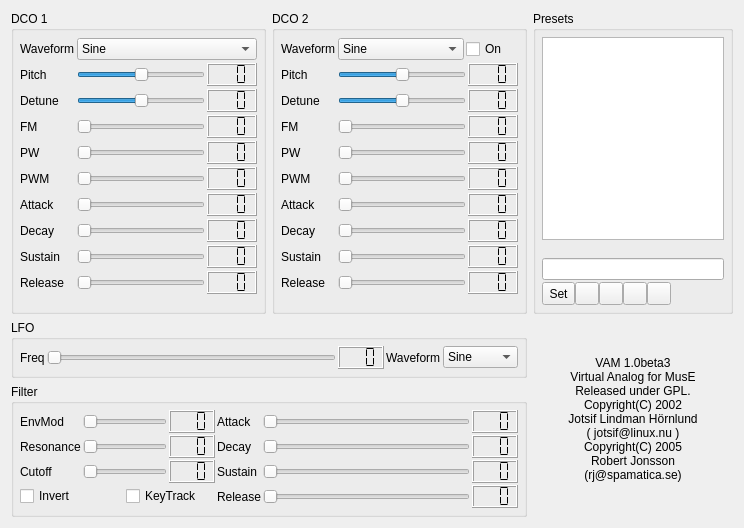
<?xml version="1.0" encoding="UTF-8"?>
<ui version="4.0">
 <class>VAMGuiBase</class>
 <widget class="QWidget" name="VAMGuiBase">
  <property name="enabled">
   <bool>true</bool>
  </property>
  <property name="geometry">
   <rect>
    <x>0</x>
    <y>0</y>
    <width>744</width>
    <height>528</height>
   </rect>
  </property>
  <property name="sizePolicy">
   <sizepolicy hsizetype="Preferred" vsizetype="Preferred">
    <horstretch>0</horstretch>
    <verstretch>0</verstretch>
   </sizepolicy>
  </property>
  <property name="windowTitle">
   <string>Virtual Analogue for MusE</string>
  </property>
  <layout class="QGridLayout">
   <property name="margin">
    <number>11</number>
   </property>
   <property name="spacing">
    <number>6</number>
   </property>
   <item row="1" column="0" colspan="2">
    <widget class="QGroupBox" name="GroupBox11">
     <property name="title">
      <string>LFO</string>
     </property>
     <layout class="QHBoxLayout">
      <property name="spacing">
       <number>2</number>
      </property>
      <property name="margin">
       <number>6</number>
      </property>
      <item>
       <widget class="QLabel" name="TextLabel3_5">
        <property name="text">
         <string>Freq</string>
        </property>
        <property name="wordWrap">
         <bool>false</bool>
        </property>
       </widget>
      </item>
      <item>
       <widget class="QSlider" name="FreqS">
        <property name="minimum">
         <number>0</number>
        </property>
        <property name="maximum">
         <number>255</number>
        </property>
        <property name="pageStep">
         <number>1</number>
        </property>
        <property name="orientation">
         <enum>Qt::Horizontal</enum>
        </property>
       </widget>
      </item>
      <item>
       <widget class="QLCDNumber" name="LCDNumber1_5">
        <property name="sizePolicy">
         <sizepolicy hsizetype="Preferred" vsizetype="Minimum">
          <horstretch>0</horstretch>
          <verstretch>0</verstretch>
         </sizepolicy>
        </property>
        <property name="digitCount">
         <number>3</number>
        </property>
        <property name="segmentStyle">
         <enum>QLCDNumber::Flat</enum>
        </property>
       </widget>
      </item>
      <item>
       <widget class="QLabel" name="TextLabel1_2_2">
        <property name="text">
         <string>Waveform</string>
        </property>
        <property name="wordWrap">
         <bool>false</bool>
        </property>
       </widget>
      </item>
      <item>
       <widget class="QComboBox" name="Waveform2_2">
        <item>
         <property name="text">
          <string>Sine</string>
         </property>
        </item>
        <item>
         <property name="text">
          <string>Pulse</string>
         </property>
        </item>
        <item>
         <property name="text">
          <string>Saw</string>
         </property>
        </item>
        <item>
         <property name="text">
          <string>Triangle</string>
         </property>
        </item>
       </widget>
      </item>
     </layout>
    </widget>
   </item>
   <item row="2" column="0" colspan="2">
    <widget class="QGroupBox" name="GroupBox12">
     <property name="title">
      <string>Filter</string>
     </property>
     <layout class="QGridLayout">
      <property name="margin">
       <number>6</number>
      </property>
      <property name="spacing">
       <number>2</number>
      </property>
      <item row="0" column="0">
       <widget class="QLabel" name="TextLabel3_5_3">
        <property name="text">
         <string>EnvMod</string>
        </property>
        <property name="wordWrap">
         <bool>false</bool>
        </property>
       </widget>
      </item>
      <item row="0" column="4">
       <widget class="QLabel" name="TextLabel3_3_2_5_2">
        <property name="text">
         <string>Attack</string>
        </property>
        <property name="wordWrap">
         <bool>false</bool>
        </property>
       </widget>
      </item>
      <item row="1" column="4">
       <widget class="QLabel" name="TextLabel3_3_2_2_2_2">
        <property name="text">
         <string>Decay</string>
        </property>
        <property name="wordWrap">
         <bool>false</bool>
        </property>
       </widget>
      </item>
      <item row="2" column="4">
       <widget class="QLabel" name="TextLabel3_3_2_3_2_2">
        <property name="text">
         <string>Sustain</string>
        </property>
        <property name="wordWrap">
         <bool>false</bool>
        </property>
       </widget>
      </item>
      <item row="3" column="4">
       <widget class="QLabel" name="TextLabel3_3_2_4_2_2">
        <property name="text">
         <string>Release</string>
        </property>
        <property name="wordWrap">
         <bool>false</bool>
        </property>
       </widget>
      </item>
      <item row="0" column="3">
       <widget class="QLCDNumber" name="LCDNumber1_5_3">
        <property name="sizePolicy">
         <sizepolicy hsizetype="Preferred" vsizetype="Minimum">
          <horstretch>0</horstretch>
          <verstretch>0</verstretch>
         </sizepolicy>
        </property>
        <property name="digitCount">
         <number>3</number>
        </property>
        <property name="segmentStyle">
         <enum>QLCDNumber::Flat</enum>
        </property>
       </widget>
      </item>
      <item row="0" column="6">
       <widget class="QLCDNumber" name="LCDNumber1_3_2_5_2">
        <property name="sizePolicy">
         <sizepolicy hsizetype="Preferred" vsizetype="Minimum">
          <horstretch>0</horstretch>
          <verstretch>0</verstretch>
         </sizepolicy>
        </property>
        <property name="digitCount">
         <number>3</number>
        </property>
        <property name="segmentStyle">
         <enum>QLCDNumber::Flat</enum>
        </property>
       </widget>
      </item>
      <item row="1" column="6">
       <widget class="QLCDNumber" name="LCDNumber1_3_2_2_2_2">
        <property name="sizePolicy">
         <sizepolicy hsizetype="Preferred" vsizetype="Minimum">
          <horstretch>0</horstretch>
          <verstretch>0</verstretch>
         </sizepolicy>
        </property>
        <property name="digitCount">
         <number>3</number>
        </property>
        <property name="segmentStyle">
         <enum>QLCDNumber::Flat</enum>
        </property>
       </widget>
      </item>
      <item row="2" column="6">
       <widget class="QLCDNumber" name="LCDNumber1_3_2_3_2_2">
        <property name="sizePolicy">
         <sizepolicy hsizetype="Preferred" vsizetype="Minimum">
          <horstretch>0</horstretch>
          <verstretch>0</verstretch>
         </sizepolicy>
        </property>
        <property name="digitCount">
         <number>3</number>
        </property>
        <property name="segmentStyle">
         <enum>QLCDNumber::Flat</enum>
        </property>
       </widget>
      </item>
      <item row="3" column="6">
       <widget class="QLCDNumber" name="LCDNumber1_3_2_4_2_2">
        <property name="sizePolicy">
         <sizepolicy hsizetype="Preferred" vsizetype="Minimum">
          <horstretch>0</horstretch>
          <verstretch>0</verstretch>
         </sizepolicy>
        </property>
        <property name="digitCount">
         <number>3</number>
        </property>
        <property name="segmentStyle">
         <enum>QLCDNumber::Flat</enum>
        </property>
       </widget>
      </item>
      <item row="1" column="3">
       <widget class="QLCDNumber" name="LCDNumber1_5_5">
        <property name="sizePolicy">
         <sizepolicy hsizetype="Preferred" vsizetype="Minimum">
          <horstretch>0</horstretch>
          <verstretch>0</verstretch>
         </sizepolicy>
        </property>
        <property name="digitCount">
         <number>3</number>
        </property>
        <property name="segmentStyle">
         <enum>QLCDNumber::Flat</enum>
        </property>
       </widget>
      </item>
      <item row="2" column="0">
       <widget class="QLabel" name="TextLabel1_3">
        <property name="text">
         <string>Cutoff</string>
        </property>
        <property name="wordWrap">
         <bool>false</bool>
        </property>
       </widget>
      </item>
      <item row="1" column="0">
       <widget class="QLabel" name="TextLabel3_5_5">
        <property name="text">
         <string>Resonance</string>
        </property>
        <property name="wordWrap">
         <bool>false</bool>
        </property>
       </widget>
      </item>
      <item row="3" column="0" colspan="2">
       <widget class="QCheckBox" name="FilterInvert">
        <property name="sizePolicy">
         <sizepolicy hsizetype="MinimumExpanding" vsizetype="Fixed">
          <horstretch>0</horstretch>
          <verstretch>0</verstretch>
         </sizepolicy>
        </property>
        <property name="text">
         <string>Invert</string>
        </property>
       </widget>
      </item>
      <item row="3" column="2" colspan="2">
       <widget class="QCheckBox" name="KeyTrack">
        <property name="sizePolicy">
         <sizepolicy hsizetype="Expanding" vsizetype="Fixed">
          <horstretch>0</horstretch>
          <verstretch>0</verstretch>
         </sizepolicy>
        </property>
        <property name="text">
         <string>KeyTrack</string>
        </property>
       </widget>
      </item>
      <item row="2" column="3">
       <widget class="QLCDNumber" name="LCDNumber1_5_5_2">
        <property name="sizePolicy">
         <sizepolicy hsizetype="Preferred" vsizetype="Minimum">
          <horstretch>0</horstretch>
          <verstretch>0</verstretch>
         </sizepolicy>
        </property>
        <property name="digitCount">
         <number>3</number>
        </property>
        <property name="segmentStyle">
         <enum>QLCDNumber::Flat</enum>
        </property>
       </widget>
      </item>
      <item row="0" column="1" colspan="2">
       <widget class="QSlider" name="EnvModS">
        <property name="minimum">
         <number>0</number>
        </property>
        <property name="maximum">
         <number>255</number>
        </property>
        <property name="pageStep">
         <number>1</number>
        </property>
        <property name="orientation">
         <enum>Qt::Horizontal</enum>
        </property>
       </widget>
      </item>
      <item row="1" column="1" colspan="2">
       <widget class="QSlider" name="ResS">
        <property name="minimum">
         <number>0</number>
        </property>
        <property name="maximum">
         <number>255</number>
        </property>
        <property name="pageStep">
         <number>1</number>
        </property>
        <property name="orientation">
         <enum>Qt::Horizontal</enum>
        </property>
       </widget>
      </item>
      <item row="2" column="1" colspan="2">
       <widget class="QSlider" name="CutoffS">
        <property name="maximum">
         <number>255</number>
        </property>
        <property name="pageStep">
         <number>1</number>
        </property>
        <property name="orientation">
         <enum>Qt::Horizontal</enum>
        </property>
        <property name="tickPosition">
         <enum>QSlider::NoTicks</enum>
        </property>
        <property name="tickInterval">
         <number>25</number>
        </property>
       </widget>
      </item>
      <item row="0" column="5">
       <widget class="QSlider" name="AttackS3">
        <property name="minimum">
         <number>0</number>
        </property>
        <property name="maximum">
         <number>255</number>
        </property>
        <property name="pageStep">
         <number>1</number>
        </property>
        <property name="orientation">
         <enum>Qt::Horizontal</enum>
        </property>
       </widget>
      </item>
      <item row="1" column="5">
       <widget class="QSlider" name="DecayS3">
        <property name="minimum">
         <number>0</number>
        </property>
        <property name="maximum">
         <number>255</number>
        </property>
        <property name="pageStep">
         <number>1</number>
        </property>
        <property name="orientation">
         <enum>Qt::Horizontal</enum>
        </property>
       </widget>
      </item>
      <item row="2" column="5">
       <widget class="QSlider" name="SustainS3">
        <property name="minimum">
         <number>0</number>
        </property>
        <property name="maximum">
         <number>255</number>
        </property>
        <property name="pageStep">
         <number>1</number>
        </property>
        <property name="orientation">
         <enum>Qt::Horizontal</enum>
        </property>
       </widget>
      </item>
      <item row="3" column="5">
       <widget class="QSlider" name="ReleaseS3">
        <property name="minimum">
         <number>0</number>
        </property>
        <property name="maximum">
         <number>255</number>
        </property>
        <property name="pageStep">
         <number>1</number>
        </property>
        <property name="orientation">
         <enum>Qt::Horizontal</enum>
        </property>
       </widget>
      </item>
     </layout>
    </widget>
   </item>
   <item row="0" column="2">
    <widget class="QGroupBox" name="GroupBox5_3">
     <property name="sizePolicy">
      <sizepolicy hsizetype="Preferred" vsizetype="Preferred">
       <horstretch>0</horstretch>
       <verstretch>0</verstretch>
      </sizepolicy>
     </property>
     <property name="maximumSize">
      <size>
       <width>200</width>
       <height>32767</height>
      </size>
     </property>
     <property name="title">
      <string>Presets</string>
     </property>
     <layout class="QGridLayout">
      <property name="margin">
       <number>6</number>
      </property>
      <property name="spacing">
       <number>2</number>
      </property>
      <item row="0" column="0">
       <widget class="QListWidget" name="presetList">
        <property name="sizePolicy">
         <sizepolicy hsizetype="MinimumExpanding" vsizetype="Expanding">
          <horstretch>0</horstretch>
          <verstretch>0</verstretch>
         </sizepolicy>
        </property>
        <property name="maximumSize">
         <size>
          <width>32767</width>
          <height>32767</height>
         </size>
        </property>
       </widget>
      </item>
      <item row="1" column="0">
       <widget class="QLabel" name="fileName">
        <property name="text">
         <string/>
        </property>
        <property name="wordWrap">
         <bool>false</bool>
        </property>
       </widget>
      </item>
      <item row="2" column="0">
       <widget class="QLineEdit" name="presetNameEdit">
        <property name="sizePolicy">
         <sizepolicy hsizetype="MinimumExpanding" vsizetype="Fixed">
          <horstretch>0</horstretch>
          <verstretch>0</verstretch>
         </sizepolicy>
        </property>
       </widget>
      </item>
      <item row="3" column="0">
       <layout class="QHBoxLayout">
        <property name="spacing">
         <number>0</number>
        </property>
        <property name="margin">
         <number>0</number>
        </property>
        <item>
         <widget class="QToolButton" name="presetSet">
          <property name="sizePolicy">
           <sizepolicy hsizetype="Preferred" vsizetype="Preferred">
            <horstretch>0</horstretch>
            <verstretch>0</verstretch>
           </sizepolicy>
          </property>
          <property name="toolTip">
           <string/>
          </property>
          <property name="text">
           <string>Set</string>
          </property>
         </widget>
        </item>
        <item>
         <widget class="QToolButton" name="loadPresets">
          <property name="sizePolicy">
           <sizepolicy hsizetype="Preferred" vsizetype="Preferred">
            <horstretch>0</horstretch>
            <verstretch>0</verstretch>
           </sizepolicy>
          </property>
          <property name="toolTip">
           <string>load preset list</string>
          </property>
          <property name="text">
           <string/>
          </property>
          <property name="icon">
           <iconset>
            <normaloff>image0</normaloff>image0</iconset>
          </property>
         </widget>
        </item>
        <item>
         <widget class="QToolButton" name="savePresetsToFile">
          <property name="toolTip">
           <string>save preset list</string>
          </property>
          <property name="text">
           <string/>
          </property>
          <property name="icon">
           <iconset>
            <normaloff>image1</normaloff>image1</iconset>
          </property>
         </widget>
        </item>
        <item>
         <widget class="QToolButton" name="savePresets">
          <property name="sizePolicy">
           <sizepolicy hsizetype="Preferred" vsizetype="Preferred">
            <horstretch>0</horstretch>
            <verstretch>0</verstretch>
           </sizepolicy>
          </property>
          <property name="toolTip">
           <string>save preset list to a new file</string>
          </property>
          <property name="text">
           <string/>
          </property>
          <property name="icon">
           <iconset>
            <normaloff>image2</normaloff>image2</iconset>
          </property>
         </widget>
        </item>
        <item>
         <widget class="QToolButton" name="deletePreset">
          <property name="toolTip">
           <string>delete preset</string>
          </property>
          <property name="text">
           <string/>
          </property>
          <property name="icon">
           <iconset>
            <normaloff>image3</normaloff>image3</iconset>
          </property>
         </widget>
        </item>
        <item>
         <spacer name="Spacer2">
          <property name="orientation">
           <enum>Qt::Horizontal</enum>
          </property>
          <property name="sizeType">
           <enum>QSizePolicy::Expanding</enum>
          </property>
          <property name="sizeHint" stdset="0">
           <size>
            <width>20</width>
            <height>20</height>
           </size>
          </property>
         </spacer>
        </item>
       </layout>
      </item>
     </layout>
    </widget>
   </item>
   <item row="0" column="0">
    <widget class="QGroupBox" name="GroupBox5">
     <property name="sizePolicy">
      <sizepolicy hsizetype="Expanding" vsizetype="Preferred">
       <horstretch>0</horstretch>
       <verstretch>0</verstretch>
      </sizepolicy>
     </property>
     <property name="title">
      <string>DCO 1</string>
     </property>
     <layout class="QGridLayout">
      <property name="margin">
       <number>6</number>
      </property>
      <property name="spacing">
       <number>2</number>
      </property>
      <item row="1" column="0">
       <widget class="QLabel" name="TextLabel3">
        <property name="text">
         <string>Pitch</string>
        </property>
        <property name="wordWrap">
         <bool>false</bool>
        </property>
       </widget>
      </item>
      <item row="1" column="2">
       <widget class="QLCDNumber" name="LCDNumber1">
        <property name="sizePolicy">
         <sizepolicy hsizetype="Preferred" vsizetype="Minimum">
          <horstretch>0</horstretch>
          <verstretch>0</verstretch>
         </sizepolicy>
        </property>
        <property name="minimumSize">
         <size>
          <width>50</width>
          <height>0</height>
         </size>
        </property>
        <property name="digitCount">
         <number>3</number>
        </property>
        <property name="segmentStyle">
         <enum>QLCDNumber::Flat</enum>
        </property>
       </widget>
      </item>
      <item row="2" column="0">
       <widget class="QLabel" name="TextLabel1_4">
        <property name="text">
         <string>Detune</string>
        </property>
        <property name="wordWrap">
         <bool>false</bool>
        </property>
       </widget>
      </item>
      <item row="2" column="2">
       <widget class="QLCDNumber" name="LCDNumber1_6">
        <property name="sizePolicy">
         <sizepolicy hsizetype="Preferred" vsizetype="Minimum">
          <horstretch>0</horstretch>
          <verstretch>0</verstretch>
         </sizepolicy>
        </property>
        <property name="digitCount">
         <number>3</number>
        </property>
        <property name="segmentStyle">
         <enum>QLCDNumber::Flat</enum>
        </property>
       </widget>
      </item>
      <item row="2" column="1">
       <widget class="QSlider" name="DetuneS">
        <property name="minimum">
         <number>-50</number>
        </property>
        <property name="maximum">
         <number>50</number>
        </property>
        <property name="orientation">
         <enum>Qt::Horizontal</enum>
        </property>
       </widget>
      </item>
      <item row="1" column="1">
       <widget class="QSlider" name="PitchModS">
        <property name="minimumSize">
         <size>
          <width>100</width>
          <height>0</height>
         </size>
        </property>
        <property name="minimum">
         <number>-24</number>
        </property>
        <property name="maximum">
         <number>24</number>
        </property>
        <property name="orientation">
         <enum>Qt::Horizontal</enum>
        </property>
       </widget>
      </item>
      <item row="7" column="2">
       <widget class="QLCDNumber" name="LCDNumber1_3_2_2">
        <property name="sizePolicy">
         <sizepolicy hsizetype="Preferred" vsizetype="Minimum">
          <horstretch>0</horstretch>
          <verstretch>0</verstretch>
         </sizepolicy>
        </property>
        <property name="digitCount">
         <number>3</number>
        </property>
        <property name="segmentStyle">
         <enum>QLCDNumber::Flat</enum>
        </property>
       </widget>
      </item>
      <item row="5" column="2">
       <widget class="QLCDNumber" name="LCDNumber1_3">
        <property name="sizePolicy">
         <sizepolicy hsizetype="Preferred" vsizetype="Minimum">
          <horstretch>0</horstretch>
          <verstretch>0</verstretch>
         </sizepolicy>
        </property>
        <property name="digitCount">
         <number>3</number>
        </property>
        <property name="segmentStyle">
         <enum>QLCDNumber::Flat</enum>
        </property>
       </widget>
      </item>
      <item row="6" column="2">
       <widget class="QLCDNumber" name="LCDNumber1_3_2">
        <property name="sizePolicy">
         <sizepolicy hsizetype="Preferred" vsizetype="Minimum">
          <horstretch>0</horstretch>
          <verstretch>0</verstretch>
         </sizepolicy>
        </property>
        <property name="digitCount">
         <number>3</number>
        </property>
        <property name="segmentStyle">
         <enum>QLCDNumber::Flat</enum>
        </property>
       </widget>
      </item>
      <item row="5" column="0">
       <widget class="QLabel" name="TextLabel3_3">
        <property name="text">
         <string>PWM</string>
        </property>
        <property name="wordWrap">
         <bool>false</bool>
        </property>
       </widget>
      </item>
      <item row="7" column="0">
       <widget class="QLabel" name="TextLabel3_3_2_2">
        <property name="text">
         <string>Decay</string>
        </property>
        <property name="wordWrap">
         <bool>false</bool>
        </property>
       </widget>
      </item>
      <item row="9" column="2">
       <widget class="QLCDNumber" name="LCDNumber1_3_2_4">
        <property name="sizePolicy">
         <sizepolicy hsizetype="Preferred" vsizetype="Minimum">
          <horstretch>0</horstretch>
          <verstretch>0</verstretch>
         </sizepolicy>
        </property>
        <property name="digitCount">
         <number>3</number>
        </property>
        <property name="segmentStyle">
         <enum>QLCDNumber::Flat</enum>
        </property>
       </widget>
      </item>
      <item row="8" column="2">
       <widget class="QLCDNumber" name="LCDNumber1_3_2_3">
        <property name="sizePolicy">
         <sizepolicy hsizetype="Preferred" vsizetype="Minimum">
          <horstretch>0</horstretch>
          <verstretch>0</verstretch>
         </sizepolicy>
        </property>
        <property name="digitCount">
         <number>3</number>
        </property>
        <property name="segmentStyle">
         <enum>QLCDNumber::Flat</enum>
        </property>
       </widget>
      </item>
      <item row="8" column="0">
       <widget class="QLabel" name="TextLabel3_3_2_3">
        <property name="text">
         <string>Sustain</string>
        </property>
        <property name="wordWrap">
         <bool>false</bool>
        </property>
       </widget>
      </item>
      <item row="9" column="0">
       <widget class="QLabel" name="TextLabel3_3_2_4">
        <property name="text">
         <string>Release</string>
        </property>
        <property name="wordWrap">
         <bool>false</bool>
        </property>
       </widget>
      </item>
      <item row="6" column="0">
       <widget class="QLabel" name="TextLabel3_3_2">
        <property name="text">
         <string>Attack</string>
        </property>
        <property name="wordWrap">
         <bool>false</bool>
        </property>
       </widget>
      </item>
      <item row="3" column="0">
       <widget class="QLabel" name="TextLabel3_2">
        <property name="text">
         <string>FM</string>
        </property>
        <property name="wordWrap">
         <bool>false</bool>
        </property>
       </widget>
      </item>
      <item row="3" column="2">
       <widget class="QLCDNumber" name="LCDNumber1_2">
        <property name="sizePolicy">
         <sizepolicy hsizetype="Preferred" vsizetype="Minimum">
          <horstretch>0</horstretch>
          <verstretch>0</verstretch>
         </sizepolicy>
        </property>
        <property name="digitCount">
         <number>3</number>
        </property>
        <property name="segmentStyle">
         <enum>QLCDNumber::Flat</enum>
        </property>
       </widget>
      </item>
      <item row="4" column="0">
       <widget class="QLabel" name="TextLabel3_2_3">
        <property name="text">
         <string>PW</string>
        </property>
        <property name="wordWrap">
         <bool>false</bool>
        </property>
       </widget>
      </item>
      <item row="4" column="2">
       <widget class="QLCDNumber" name="LCDNumber1_2_3">
        <property name="sizePolicy">
         <sizepolicy hsizetype="Preferred" vsizetype="Minimum">
          <horstretch>0</horstretch>
          <verstretch>0</verstretch>
         </sizepolicy>
        </property>
        <property name="digitCount">
         <number>3</number>
        </property>
        <property name="segmentStyle">
         <enum>QLCDNumber::Flat</enum>
        </property>
       </widget>
      </item>
      <item row="3" column="1">
       <widget class="QSlider" name="FMS">
        <property name="minimum">
         <number>0</number>
        </property>
        <property name="maximum">
         <number>255</number>
        </property>
        <property name="pageStep">
         <number>1</number>
        </property>
        <property name="orientation">
         <enum>Qt::Horizontal</enum>
        </property>
       </widget>
      </item>
      <item row="4" column="1">
       <widget class="QSlider" name="PWS">
        <property name="minimum">
         <number>0</number>
        </property>
        <property name="maximum">
         <number>255</number>
        </property>
        <property name="pageStep">
         <number>1</number>
        </property>
        <property name="orientation">
         <enum>Qt::Horizontal</enum>
        </property>
       </widget>
      </item>
      <item row="5" column="1">
       <widget class="QSlider" name="PWMS">
        <property name="minimum">
         <number>0</number>
        </property>
        <property name="maximum">
         <number>255</number>
        </property>
        <property name="pageStep">
         <number>1</number>
        </property>
        <property name="orientation">
         <enum>Qt::Horizontal</enum>
        </property>
       </widget>
      </item>
      <item row="6" column="1">
       <widget class="QSlider" name="AttackS">
        <property name="minimum">
         <number>0</number>
        </property>
        <property name="maximum">
         <number>255</number>
        </property>
        <property name="pageStep">
         <number>1</number>
        </property>
        <property name="orientation">
         <enum>Qt::Horizontal</enum>
        </property>
       </widget>
      </item>
      <item row="7" column="1">
       <widget class="QSlider" name="DecayS">
        <property name="minimum">
         <number>0</number>
        </property>
        <property name="maximum">
         <number>255</number>
        </property>
        <property name="pageStep">
         <number>1</number>
        </property>
        <property name="orientation">
         <enum>Qt::Horizontal</enum>
        </property>
       </widget>
      </item>
      <item row="8" column="1">
       <widget class="QSlider" name="SustainS">
        <property name="minimum">
         <number>0</number>
        </property>
        <property name="maximum">
         <number>255</number>
        </property>
        <property name="pageStep">
         <number>1</number>
        </property>
        <property name="orientation">
         <enum>Qt::Horizontal</enum>
        </property>
       </widget>
      </item>
      <item row="9" column="1">
       <widget class="QSlider" name="ReleaseS">
        <property name="minimum">
         <number>0</number>
        </property>
        <property name="maximum">
         <number>255</number>
        </property>
        <property name="pageStep">
         <number>1</number>
        </property>
        <property name="orientation">
         <enum>Qt::Horizontal</enum>
        </property>
       </widget>
      </item>
      <item row="0" column="0">
       <widget class="QLabel" name="TextLabel1">
        <property name="text">
         <string>Waveform</string>
        </property>
        <property name="wordWrap">
         <bool>false</bool>
        </property>
       </widget>
      </item>
      <item row="0" column="1" colspan="2">
       <widget class="QComboBox" name="Waveform">
        <property name="sizePolicy">
         <sizepolicy hsizetype="MinimumExpanding" vsizetype="Fixed">
          <horstretch>0</horstretch>
          <verstretch>0</verstretch>
         </sizepolicy>
        </property>
        <item>
         <property name="text">
          <string>Sine</string>
         </property>
        </item>
        <item>
         <property name="text">
          <string>Pulse</string>
         </property>
        </item>
        <item>
         <property name="text">
          <string>Saw</string>
         </property>
        </item>
        <item>
         <property name="text">
          <string>Triangle</string>
         </property>
        </item>
       </widget>
      </item>
     </layout>
    </widget>
   </item>
   <item row="0" column="1">
    <widget class="QGroupBox" name="GroupBox5_2">
     <property name="sizePolicy">
      <sizepolicy hsizetype="Expanding" vsizetype="Preferred">
       <horstretch>0</horstretch>
       <verstretch>0</verstretch>
      </sizepolicy>
     </property>
     <property name="title">
      <string>DCO 2</string>
     </property>
     <layout class="QGridLayout">
      <property name="margin">
       <number>6</number>
      </property>
      <property name="spacing">
       <number>2</number>
      </property>
      <item row="1" column="3">
       <widget class="QLCDNumber" name="LCDNumber1_4">
        <property name="sizePolicy">
         <sizepolicy hsizetype="Preferred" vsizetype="Minimum">
          <horstretch>0</horstretch>
          <verstretch>0</verstretch>
         </sizepolicy>
        </property>
        <property name="minimumSize">
         <size>
          <width>50</width>
          <height>0</height>
         </size>
        </property>
        <property name="digitCount">
         <number>3</number>
        </property>
        <property name="segmentStyle">
         <enum>QLCDNumber::Flat</enum>
        </property>
       </widget>
      </item>
      <item row="1" column="1" colspan="2">
       <widget class="QSlider" name="PitchModS2">
        <property name="minimumSize">
         <size>
          <width>100</width>
          <height>0</height>
         </size>
        </property>
        <property name="minimum">
         <number>-24</number>
        </property>
        <property name="maximum">
         <number>24</number>
        </property>
        <property name="orientation">
         <enum>Qt::Horizontal</enum>
        </property>
       </widget>
      </item>
      <item row="3" column="0">
       <widget class="QLabel" name="TextLabel3_2_2">
        <property name="text">
         <string>FM</string>
        </property>
        <property name="wordWrap">
         <bool>false</bool>
        </property>
       </widget>
      </item>
      <item row="3" column="3">
       <widget class="QLCDNumber" name="LCDNumber1_2_2">
        <property name="sizePolicy">
         <sizepolicy hsizetype="Preferred" vsizetype="Minimum">
          <horstretch>0</horstretch>
          <verstretch>0</verstretch>
         </sizepolicy>
        </property>
        <property name="digitCount">
         <number>3</number>
        </property>
        <property name="segmentStyle">
         <enum>QLCDNumber::Flat</enum>
        </property>
       </widget>
      </item>
      <item row="2" column="0">
       <widget class="QLabel" name="TextLabel1_4_2">
        <property name="text">
         <string>Detune</string>
        </property>
        <property name="wordWrap">
         <bool>false</bool>
        </property>
       </widget>
      </item>
      <item row="2" column="3">
       <widget class="QLCDNumber" name="LCDNumber1_6_2">
        <property name="sizePolicy">
         <sizepolicy hsizetype="Preferred" vsizetype="Minimum">
          <horstretch>0</horstretch>
          <verstretch>0</verstretch>
         </sizepolicy>
        </property>
        <property name="digitCount">
         <number>3</number>
        </property>
        <property name="segmentStyle">
         <enum>QLCDNumber::Flat</enum>
        </property>
       </widget>
      </item>
      <item row="1" column="0">
       <widget class="QLabel" name="TextLabel3_4">
        <property name="text">
         <string>Pitch</string>
        </property>
        <property name="wordWrap">
         <bool>false</bool>
        </property>
       </widget>
      </item>
      <item row="2" column="1" colspan="2">
       <widget class="QSlider" name="DetuneS2">
        <property name="minimum">
         <number>-50</number>
        </property>
        <property name="maximum">
         <number>50</number>
        </property>
        <property name="orientation">
         <enum>Qt::Horizontal</enum>
        </property>
       </widget>
      </item>
      <item row="0" column="0">
       <widget class="QLabel" name="TextLabel1_2">
        <property name="text">
         <string>Waveform</string>
        </property>
        <property name="wordWrap">
         <bool>false</bool>
        </property>
       </widget>
      </item>
      <item row="0" column="1">
       <widget class="QComboBox" name="Waveform2">
        <property name="sizePolicy">
         <sizepolicy hsizetype="MinimumExpanding" vsizetype="Fixed">
          <horstretch>0</horstretch>
          <verstretch>0</verstretch>
         </sizepolicy>
        </property>
        <item>
         <property name="text">
          <string>Sine</string>
         </property>
        </item>
        <item>
         <property name="text">
          <string>Pulse</string>
         </property>
        </item>
        <item>
         <property name="text">
          <string>Saw</string>
         </property>
        </item>
        <item>
         <property name="text">
          <string>Triangle</string>
         </property>
        </item>
       </widget>
      </item>
      <item row="9" column="0">
       <widget class="QLabel" name="TextLabel3_3_2_4_2">
        <property name="text">
         <string>Release</string>
        </property>
        <property name="wordWrap">
         <bool>false</bool>
        </property>
       </widget>
      </item>
      <item row="5" column="0">
       <widget class="QLabel" name="TextLabel3_3_3">
        <property name="text">
         <string>PWM</string>
        </property>
        <property name="wordWrap">
         <bool>false</bool>
        </property>
       </widget>
      </item>
      <item row="6" column="3">
       <widget class="QLCDNumber" name="LCDNumber1_3_2_5">
        <property name="sizePolicy">
         <sizepolicy hsizetype="Preferred" vsizetype="Minimum">
          <horstretch>0</horstretch>
          <verstretch>0</verstretch>
         </sizepolicy>
        </property>
        <property name="digitCount">
         <number>3</number>
        </property>
        <property name="segmentStyle">
         <enum>QLCDNumber::Flat</enum>
        </property>
       </widget>
      </item>
      <item row="6" column="0">
       <widget class="QLabel" name="TextLabel3_3_2_5">
        <property name="text">
         <string>Attack</string>
        </property>
        <property name="wordWrap">
         <bool>false</bool>
        </property>
       </widget>
      </item>
      <item row="8" column="3">
       <widget class="QLCDNumber" name="LCDNumber1_3_2_3_2">
        <property name="sizePolicy">
         <sizepolicy hsizetype="Preferred" vsizetype="Minimum">
          <horstretch>0</horstretch>
          <verstretch>0</verstretch>
         </sizepolicy>
        </property>
        <property name="digitCount">
         <number>3</number>
        </property>
        <property name="segmentStyle">
         <enum>QLCDNumber::Flat</enum>
        </property>
       </widget>
      </item>
      <item row="7" column="3">
       <widget class="QLCDNumber" name="LCDNumber1_3_2_2_2">
        <property name="sizePolicy">
         <sizepolicy hsizetype="Preferred" vsizetype="Minimum">
          <horstretch>0</horstretch>
          <verstretch>0</verstretch>
         </sizepolicy>
        </property>
        <property name="digitCount">
         <number>3</number>
        </property>
        <property name="segmentStyle">
         <enum>QLCDNumber::Flat</enum>
        </property>
       </widget>
      </item>
      <item row="7" column="0">
       <widget class="QLabel" name="TextLabel3_3_2_2_2">
        <property name="text">
         <string>Decay</string>
        </property>
        <property name="wordWrap">
         <bool>false</bool>
        </property>
       </widget>
      </item>
      <item row="9" column="3">
       <widget class="QLCDNumber" name="LCDNumber1_3_2_4_2">
        <property name="sizePolicy">
         <sizepolicy hsizetype="Preferred" vsizetype="Minimum">
          <horstretch>0</horstretch>
          <verstretch>0</verstretch>
         </sizepolicy>
        </property>
        <property name="digitCount">
         <number>3</number>
        </property>
        <property name="segmentStyle">
         <enum>QLCDNumber::Flat</enum>
        </property>
       </widget>
      </item>
      <item row="5" column="3">
       <widget class="QLCDNumber" name="LCDNumber1_3_3">
        <property name="sizePolicy">
         <sizepolicy hsizetype="Preferred" vsizetype="Minimum">
          <horstretch>0</horstretch>
          <verstretch>0</verstretch>
         </sizepolicy>
        </property>
        <property name="digitCount">
         <number>3</number>
        </property>
        <property name="segmentStyle">
         <enum>QLCDNumber::Flat</enum>
        </property>
       </widget>
      </item>
      <item row="8" column="0">
       <widget class="QLabel" name="TextLabel3_3_2_3_2">
        <property name="text">
         <string>Sustain</string>
        </property>
        <property name="wordWrap">
         <bool>false</bool>
        </property>
       </widget>
      </item>
      <item row="4" column="3">
       <widget class="QLCDNumber" name="LCDNumber1_2_4">
        <property name="sizePolicy">
         <sizepolicy hsizetype="Preferred" vsizetype="Minimum">
          <horstretch>0</horstretch>
          <verstretch>0</verstretch>
         </sizepolicy>
        </property>
        <property name="digitCount">
         <number>3</number>
        </property>
        <property name="segmentStyle">
         <enum>QLCDNumber::Flat</enum>
        </property>
       </widget>
      </item>
      <item row="4" column="0">
       <widget class="QLabel" name="TextLabel3_2_4">
        <property name="text">
         <string>PW</string>
        </property>
        <property name="wordWrap">
         <bool>false</bool>
        </property>
       </widget>
      </item>
      <item row="0" column="2" colspan="2">
       <widget class="QCheckBox" name="DCO2On">
        <property name="text">
         <string>On</string>
        </property>
       </widget>
      </item>
      <item row="3" column="1" colspan="2">
       <widget class="QSlider" name="FMS2">
        <property name="minimum">
         <number>0</number>
        </property>
        <property name="maximum">
         <number>255</number>
        </property>
        <property name="pageStep">
         <number>1</number>
        </property>
        <property name="orientation">
         <enum>Qt::Horizontal</enum>
        </property>
       </widget>
      </item>
      <item row="4" column="1" colspan="2">
       <widget class="QSlider" name="PWS2">
        <property name="minimum">
         <number>0</number>
        </property>
        <property name="maximum">
         <number>255</number>
        </property>
        <property name="pageStep">
         <number>1</number>
        </property>
        <property name="orientation">
         <enum>Qt::Horizontal</enum>
        </property>
       </widget>
      </item>
      <item row="5" column="1" colspan="2">
       <widget class="QSlider" name="PWMS2">
        <property name="minimum">
         <number>0</number>
        </property>
        <property name="maximum">
         <number>255</number>
        </property>
        <property name="pageStep">
         <number>1</number>
        </property>
        <property name="orientation">
         <enum>Qt::Horizontal</enum>
        </property>
       </widget>
      </item>
      <item row="6" column="1" colspan="2">
       <widget class="QSlider" name="AttackS2">
        <property name="minimum">
         <number>0</number>
        </property>
        <property name="maximum">
         <number>255</number>
        </property>
        <property name="pageStep">
         <number>1</number>
        </property>
        <property name="orientation">
         <enum>Qt::Horizontal</enum>
        </property>
       </widget>
      </item>
      <item row="7" column="1" colspan="2">
       <widget class="QSlider" name="DecayS2">
        <property name="minimum">
         <number>0</number>
        </property>
        <property name="maximum">
         <number>255</number>
        </property>
        <property name="pageStep">
         <number>1</number>
        </property>
        <property name="orientation">
         <enum>Qt::Horizontal</enum>
        </property>
       </widget>
      </item>
      <item row="8" column="1" colspan="2">
       <widget class="QSlider" name="SustainS2">
        <property name="minimum">
         <number>0</number>
        </property>
        <property name="maximum">
         <number>255</number>
        </property>
        <property name="pageStep">
         <number>1</number>
        </property>
        <property name="orientation">
         <enum>Qt::Horizontal</enum>
        </property>
       </widget>
      </item>
      <item row="9" column="1" colspan="2">
       <widget class="QSlider" name="ReleaseS2">
        <property name="minimum">
         <number>0</number>
        </property>
        <property name="maximum">
         <number>255</number>
        </property>
        <property name="pageStep">
         <number>1</number>
        </property>
        <property name="orientation">
         <enum>Qt::Horizontal</enum>
        </property>
       </widget>
      </item>
     </layout>
    </widget>
   </item>
   <item row="1" column="2" rowspan="2">
    <widget class="QLabel" name="TextLabel1_5">
     <property name="text">
      <string>VAM 1.0beta3
Virtual Analog for MusE
Released under GPL.
Copyright(C) 2002
Jotsif Lindman Hörnlund 
( jotsif@linux.nu )
Copyright(C) 2005
Robert Jonsson 
(rj@spamatica.se)</string>
     </property>
     <property name="alignment">
      <set>Qt::AlignCenter</set>
     </property>
     <property name="wordWrap">
      <bool>false</bool>
     </property>
    </widget>
   </item>
  </layout>
 </widget>
 <layoutdefault spacing="6" margin="11"/>
 <resources/>
</ui>
